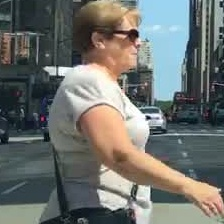
#> input picture 0a2cc187-8d6ab554_1.jpg, 224 x 224 px, found by its file name
$ python adding_noise.py
#> lines starting #> are read from the running program, lines starting #| are printed output that depends on the picture; after the words box and inside, x2 and y2 are one past the last pixel; in counts of white or black regions, pixels touching at a corner belong together
#> further down, image is the input picture: PIL image 224x224 RGB; mean R, G, B 110.5, 113.6, 109.8
import random

import matplotlib.pyplot as plt
import numpy as np
from PIL import Image, ImageChops


class AddPepperNoise(object):
    """"
    Args:
        snr (float): Signal Noise Rate
        p (float): 概率值， 依概率执行
    """

    def __init__(self, snr, p=1):
        assert isinstance(snr, float) and (isinstance(p, float))
        self.snr = snr
        self.p = p

    def __call__(self, img):
        if random.uniform(0, 1) < self.p: # 按概率进行
            # 把img转化成ndarry的形式
            img_ = np.array(img).copy()
            h, w, c = img_.shape
#> h = 224; w = 224; c = 3
            # 原始图像的概率（这里为0.9）
            signal_pct = self.snr
            # 噪声概率共0.1
            noise_pct = (1 - self.snr)
            # 按一定概率对（h,w,1）的矩阵使用0，1，2这三个数字进行掩码：掩码为0（原始图像）的概率signal_pct，掩码为1（盐噪声）的概率noise_pct/2.，掩码为2（椒噪声）的概率noise_pct/2.
            mask = np.random.choice((0, 1, 2), size=(h, w, 1), p=[signal_pct, noise_pct/2., noise_pct/2.])
            # 将mask按列复制c遍
            mask = np.repeat(mask, c, axis=2)
            img_[mask == 1] = 255 # 盐噪声
            img_[mask == 2] = 0  # 椒噪声
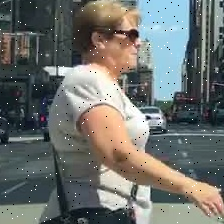
#> img_: shape (224, 224, 3); mean R, G, B 110.8, 113.8, 110
            return Image.fromarray(img_.astype('uint8')).convert('RGB') # 转化为PIL的形式
        else:
            return img
#添加高斯噪声
class AddGaussianNoise(object):

    def __init__(self, mean=0.0, variance=1.0, amplitude=1.0,p=1):

        self.mean = mean
        self.variance = variance
        self.amplitude = amplitude
        self.p=p

    def __call__(self, img):
        if random.uniform(0, 1) < self.p:
            img = np.array(img)
            h, w, c = img.shape
#> h = 224; w = 224; c = 3
            N = self.amplitude * np.random.normal(loc=self.mean, scale=self.variance, size=(h, w, 1))
            N = np.repeat(N, c, axis=2)
            img = N + img
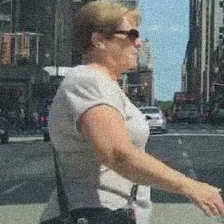
#> img: shape (224, 224, 3) float64; mean R, G, B 129.1, 132.2, 128.3; drawn with min black and max white
            img[img > 255] = 255                       # 避免有值超过255而反转
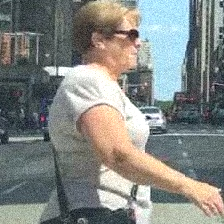
#> img: shape (224, 224, 3) float64; 8.07% of pixels changed, all inside (x1, y1, x2, y2) = (52, 0, 223, 222); drawn with min black and max white
            img = Image.fromarray(img.astype('uint8')).convert('RGB')
#> img: PIL image 224x224 RGB
            return img
        else:
            return img


image_path = r'D:\my_phd\on_git\Stage5\0a2cc187-8d6ab554_1.jpg'
image = Image.open(image_path)
image_pepper = AddPepperNoise(0.99, 1.0)(image)
image_gau = AddGaussianNoise(mean=random.uniform(0.5, 1.5), variance=0.8, amplitude=random.uniform(0, 35))(image)
# image_pepper.show()

diff_p = ImageChops.subtract(image, image_pepper)
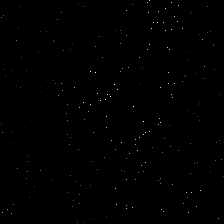
#> diff_p: PIL image 224x224 RGB; mean R, G, B 0.5, 0.5, 0.5
diff_g = ImageChops.subtract(image, image_gau)

image.show()
image_gau.show()
diff_g.show()

$ run again, with 0c58af71-de7d28b7_1.jpg copied over 0a2cc187-8d6ab554_1.jpg
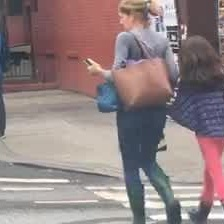
#> input picture 0c58af71-de7d28b7_1.jpg, 224 x 224 px, found by its file name
#> image is the input picture: PIL image 224x224 RGB; mean R, G, B 145.1, 129.6, 130.5
#> in __call__, `img[img > 255] = 255`:
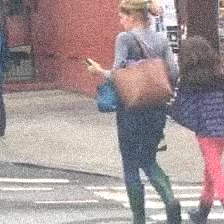
#> img: shape (224, 224, 3) float64; mean R, G, B 163.3, 148, 148.9
#> `diff_g = ImageChops.subtract(image, image_gau)`:
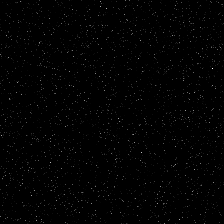
#> diff_g: PIL image 224x224 RGB; min 0, max 39, mean 0.3; drawn with min black and max white
